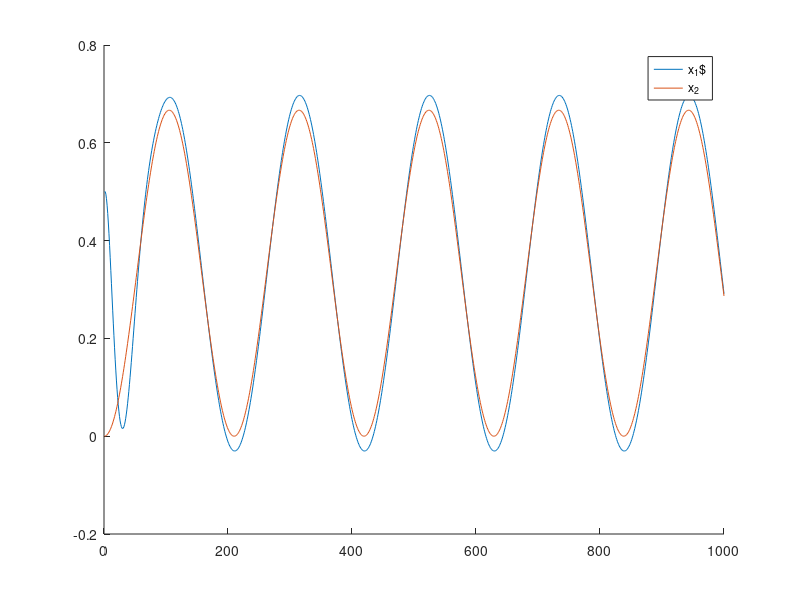

MATLAB code for this plot: (Note: this script raises an error after producing the figure.)
%% Finding Bisimulation Functions for a Simple Linear System

clear all;
clc;

% We'll consider 2 linear systems which we know are approximately bisimilar
% both of which take the same input u.
A1 = [ 0  1  0; 
      -1 -1  1;
       0  0  0];
B1 = [0;1;1];

A2 = 0;
B2 = 1;

%% To double check this, we can simulate both forward in time 

% Simulation parameters
dt = 0.1;
Ns = 1000;

% Place to record the results
x1 = zeros(3,Ns);
x2 = zeros(1,Ns);

% Initial conditions
x1(:,1) = [0.5;0;0];
x2(:,1) = 0;
for i = 1:(Ns-1)
    u = 0.1*sin(0.03*i);  % control pre-specified
    
    % Simulate x1 forward in time
    x1_dot = A1*x1(:,i)+B1*u;
    x1(:,i+1) = x1(:,i) + x1_dot*dt;
    
    % Simulate x2 forward in time
    x2_dot = A2*x2(:,i)+B2*u;
    x2(:,i+1) = x2(:,i) + x2_dot*dt;
    
end

% Plot the resulting trajectories: x1 should follow x2
hold on
plot(x1(1,:))
plot(x2(1,:))
legend("x_1$","x_2")

%% Now on to the interesting part: calculating a Bisimulation funciton
% We'll try to find bisimulation function V(x1,x2) such that:
%  -V(x1,x2)+(g1(x1)-g2(x2))^2 is SOS
%  -dV/dx1*f1-dV/dx2*f2-lambda*V is SOS, for every u in the grid

% First we define the gridding over u
u_min = -0.1;
u_max = 0.1;
n_grids = 1;
u = linspace(u_min,u_max,n_grids);

% First we need to define the system sybmolically
x1 = sdpvar(3,1);
x2 = sdpvar(1);

% We generate f(x,u) for all u's in the grid
f1 = {};
f2 = {};
for i = 1:n_grids
    f1{i} = A1*x1+B1*u(i);  
    f2{i} = A2*x2+B2*u(i);
end

g1 = [1 0 0]*x1;
g2 = [1]*x2;

% Define the V sybmolically, where c are the constants used
[V,c,v] = polynomial([x1;x2],2);

% Now we define the partial of V w.r.t x1 and x2
nablaV_x1 = jacobian(V,x1);
nablaV_x2 = jacobian(V,x2);

% Choosing some value of lambda (?)
lambda = 1e-2;

% Finally, here are our SOS constraints
F = sos(V-(g1-g2)^2);
for i = 1:n_grids
    F = F + [sos(-nablaV_x1*f1{i}-nablaV_x2*f2{i})];
end

% Now run the magic!
[sol, u, Q] = solvesos(F,[],[],[c]);

if ~sol.problem
    disp("SOS Solution Found!")
    Vn = clean(u{1}'*Q{1}*u{1},1.e-6);
    sdisplay(Vn);
else
    disp("Constraints Failed. :(")
end
